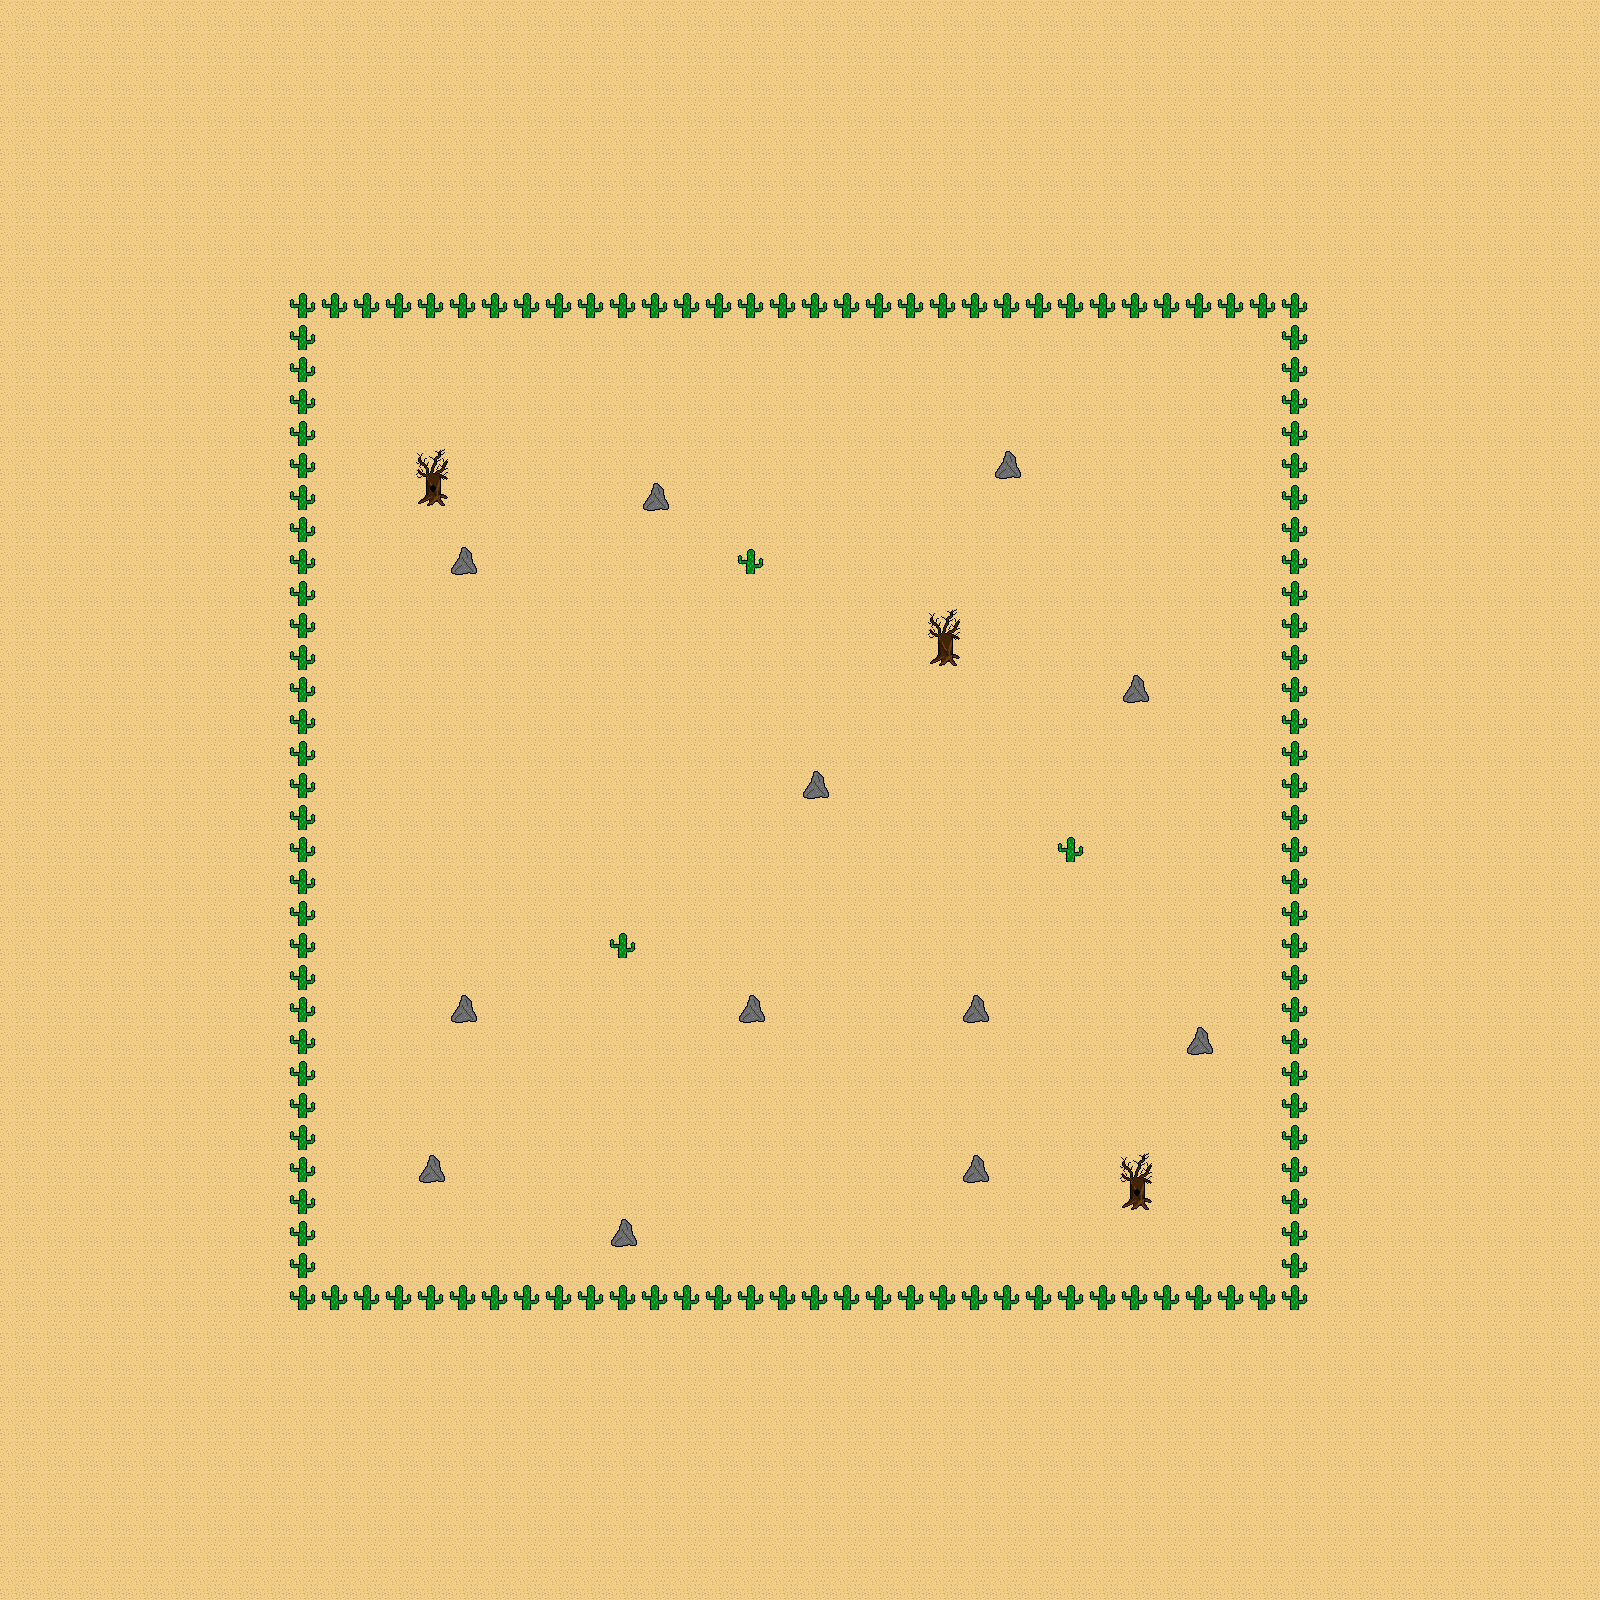

This is a level from a 2D game, rendered from its Tiled map with the project's own tilesets. A one-line summary and the map file follow, with tile-layer data summarised:
An orthogonal 50x50 tile map with 32x32 px tiles, 3 tile layers (Background, Ground, Decoration) and 22 objects.

<map version="1.0" tiledversion="1.0.1" orientation="orthogonal" renderorder="left-down" width="50" height="50" tilewidth="32" tileheight="32" nextobjectid="23">
 <tileset firstgid="1" name="tileset1" tilewidth="32" tileheight="32" tilecount="256" columns="16">
  <image source="tileset1.png" width="512" height="512" />
 </tileset>
 <layer name="Background" width="50" height="50">
  <data>[2500 cells, 2500 non-empty, 1 distinct tile ids]</data>
 </layer>
 <layer name="Ground" width="50" height="50">
  <data>[2500 cells, 145 non-empty, 5 distinct tile ids]</data>
 </layer>
 <layer name="Decoration" width="50" height="50">
  <data>[2500 cells, 0 non-empty, 0 distinct tile ids]</data>
 </layer>
 <objectgroup name="MAP_COLLISION">
  <object id="1" x="416" y="448" width="32" height="64" />
  <object id="2" x="448" y="544" width="32" height="32" />
  <object id="3" x="640" y="480" width="32" height="32" />
  <object id="4" x="992" y="448" width="32" height="32" />
  <object id="5" x="928" y="608" width="32" height="64" />
  <object id="6" x="800" y="768" width="32" height="32" />
  <object id="7" x="736" y="992" width="32" height="32" />
  <object id="8" x="608" y="1216" width="32" height="32" />
  <object id="9" x="416" y="1152" width="32" height="32" />
  <object id="10" x="448" y="992" width="32" height="32" />
  <object id="11" x="960" y="992" width="32" height="32" />
  <object id="12" x="960" y="1152" width="32" height="32" />
  <object id="13" x="1120" y="1152" width="32" height="64" />
  <object id="14" x="1184" y="1024" width="32" height="32" />
  <object id="15" x="1120" y="672" width="32" height="32" />
  <object id="16" x="288" y="288" width="1024" height="32" />
  <object id="17" x="1280" y="320" width="32" height="992" />
  <object id="18" x="288" y="1280" width="992" height="32" />
  <object id="19" x="288" y="320" width="32" height="960" />
  <object id="20" x="736" y="544" width="32" height="32" />
  <object id="21" x="608" y="928" width="32" height="32" />
  <object id="22" x="1056" y="832" width="32" height="32" />
 </objectgroup>
</map>
